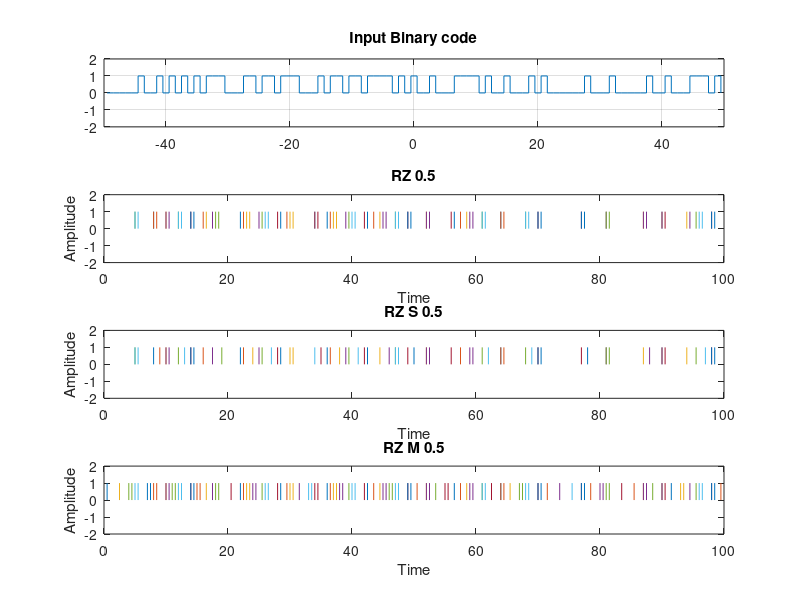

Recreate this plot in MATLAB.
%----------------------------------------------------------------------%
%%----------------- Lab 3 - Digital Communication --------------------%%
 %--------------- Supervisor: Dr.Shirvani Moghaddam --------------%
  %------- Source by Mohammad Reza Farhadi Nia ----- Date:Oct 2020 --%
%----------------------------------------------------------------------%

%%

%Binary_Random_Input = [1 0 1 1 0 0 0 0 0 0 0 1 1 1 0 0 0 0 0 0 0 0 0 0 0 0 1 0 1 1 0 1 0 0 0 0 0 1 1 1 0 0 1 0 1 0 1 0 1  0 1 1 0 1 0 0 0 0 0 1 1 1 0 0 1 0 1 0 1 0 1 0 0 1 1 0 0 0 0 0 0 0 0 0 1 0 1 1 0 1 0 0 0 0 0 1 1 1 0 0 1 0 1 0 1 0 1 0 0 1 1 0 0 0 0 0 0 0 1 1 1 0 0 0 0 0 0 0 0 0 0 0 0 1 0 1 1 0 1 0 0 0 0 0 1 1 1 0 0 1 0 1 0 1 0 1 0 0 1 1 0 0 0 0 0 0 0 1 1 1 0 0 0 0 0 0 0 0 0 0 0 0 1 0 1 1 0 1 0 0 0 0 0 1 1 1 0 0 1 0 1 0 1 0 1 0]; 
Binary_Random_Input = randi([0,1],1,100);

%this piece of code has got from https://www.mathworks.com/matlabcentral/fileexchange/40028-non-return-to-zero-nrz-line-code 
% then it has changed to RZ (Me)

% Input Binary code
figure
subplot(4,1,1);stairs([-length(Binary_Random_Input)/2+1/2:length(Binary_Random_Input)/2-1/2],Binary_Random_Input);
axis([-length(Binary_Random_Input)/2 length(Binary_Random_Input)/2 -2 2]);title('Input Binary code');grid on;
flag = 1;


% RZ duty1 = 0.5
b=Binary_Random_Input;
l=length(b);
b(l+1)=0;
n=1;
duty1 = 0.5;
while n<=l
    t=(n-1):.0001:n;
    if b(n)==1
        if b(n+1)==b(n)
            y=(t<=n-(1-duty1) & t>=(n-1));   % Changed
        else 
            y=(t<n-(1-duty1) & t>(n-1));     % Changed
        end
    else
        if b(n+1)==b(n)
            y=(t>n);
        else
            y=(t>=n);
        end
    end
    subplot(4,1,2);plot(t,y)
    hold on;
    axis([0 100 -2 2]);
    n=n+1;
end  
title('RZ 0.5');
xlabel('Time');
ylabel('Amplitude');

% RZ duty2 = 0.5
n=1;
duty2 = 0.5;
while n<=l
    t=(n-1):.0001:n;
    if b(n)==1 &&  flag == 1
        if b(n+1)==b(n)
            y=(t<=n-(1-duty2) & t>=(n-1));   % Changed
        else 
            y=(t<n-(1-duty2) & t>(n-1));     % Changed
        end
        flag = ~flag;
    elseif b(n)==1 &&  flag == 0
        if b(n+1)==b(n)
            y=(t>n);
        else
            y=(t>=n);
        end
        flag = ~flag;
    else
        if b(n+1)==b(n)
            y=(t>n);
        else
            y=(t>=n);
        end
    end
    subplot(4,1,3);plot(t,y)
    hold on;
    axis([0 100 -2 2]);
    n=n+1;
end  
title('RZ S 0.5');
xlabel('Time');
ylabel('Amplitude');

% RZ duty2 = 0.5
n=1;
duty2 = 0.5;
while n<=l
    t=(n-1):.0001:n;
    if b(n)==1 
        if b(n+1)==b(n)
            y=(t<=n-(1-duty2) & t>=(n-1));   % Changed
        else 
            y=(t<n-(1-duty2) & t>(n-1));     % Changed
        end
    elseif b(n)==0 &&  flag == 0
        if b(n+1)==b(n)
            y=(t<=n-(1-duty2) & t>=(n-1));   % Changed
        else 
            y=(t<n-(1-duty2) & t>(n-1));     % Changed
        end
        flag = ~flag;
    elseif b(n)==0  &&  flag == 1
        if b(n+1)==b(n)
            y=(t>n);
        else
            y=(t>=n);
        end
        flag = ~flag;
    end
    subplot(4,1,4);plot(t,y)
    hold on;
    axis([0 100 -2 2]);
    n=n+1;
end  
title('RZ M 0.5');
xlabel('Time');
ylabel('Amplitude');
